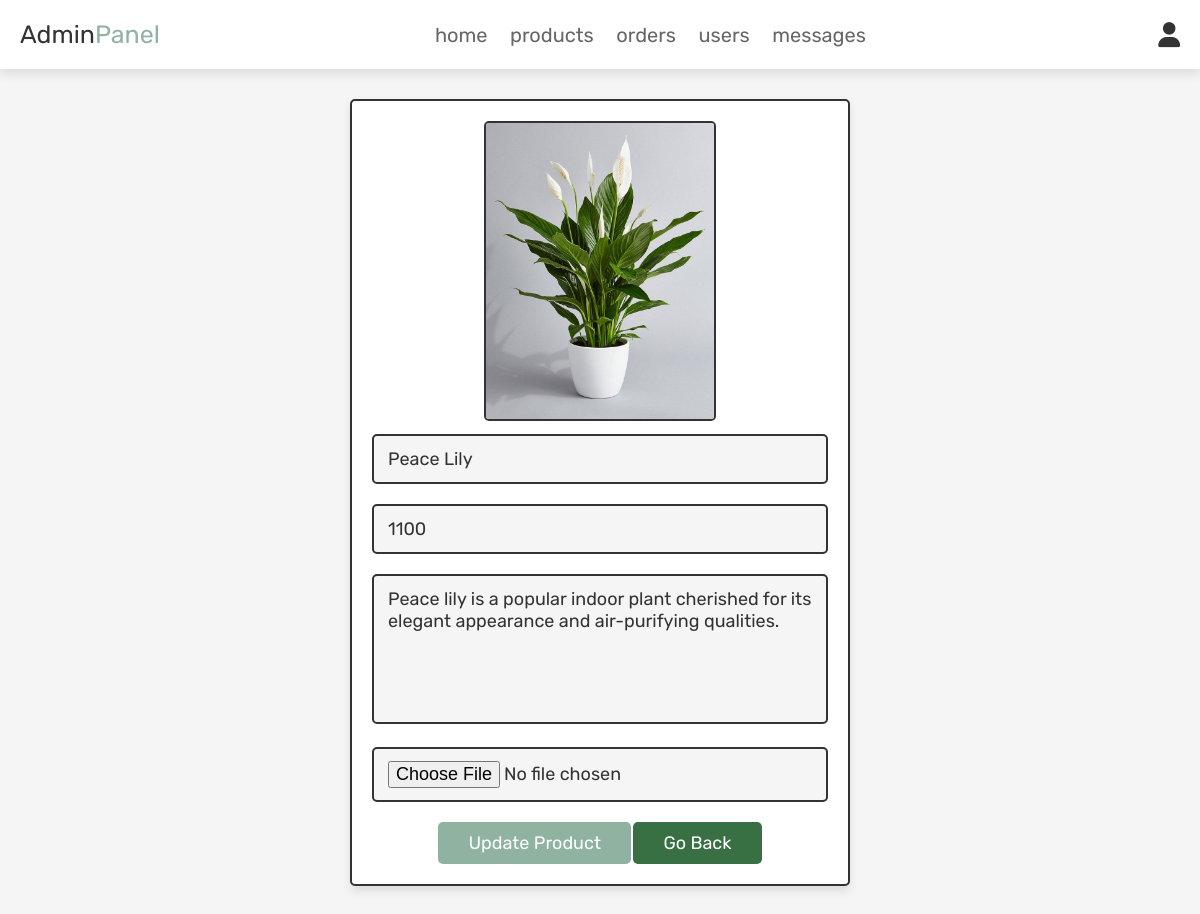
The page /admin_update_product.php?update=23 (signed in) on the database its author committed.
### tables this page shows
CREATE TABLE `products` (
  `id` int(100) NOT NULL,
  `name` varchar(100) NOT NULL,
  `details` varchar(500) NOT NULL,
  `price` int(100) NOT NULL,
  `image` varchar(100) NOT NULL
);

### admin_update_product.php (the view, shortened to what this page needs)
<?php
@include 'config.php';
?>
<!DOCTYPE html>
<html lang="en">
<head>
    <link rel="stylesheet" href="https://cdnjs.cloudflare.com/ajax/libs/font-awesome/6.0.0/css/all.min.css">
    <link rel="stylesheet" href="css/admin_style.css">
</head>
<body>
    <?php @include 'admin_header.php'; ?>
    <section class="update-product">
        <?php
   $update_id = $_GET['update'];
   $select_products = mysqli_query($conn, "SELECT * FROM `products` WHERE id = '$update_id'") or die('query failed');
   if(mysqli_num_rows($select_products) > 0){
      while($fetch_products = mysqli_fetch_assoc($select_products)){
?>
        <form action="" method="post" enctype="multipart/form-data">
            <img src="uploaded_img/<?php echo $fetch_products['image']; ?>" class="image" alt="">
            <input type="text" class="box" value="<?php echo $fetch_products['name']; ?>" required
                placeholder="update product name" name="name">
            <input type="number" min="0" class="box" value="<?php echo $fetch_products['price']; ?>" required
                placeholder="update product price" name="price">
            <textarea name="details" class="box" required placeholder="update product details" cols="30"
                rows="10"><?php echo $fetch_products['details']; ?></textarea>
            <input type="file" accept="image/jpg, image/jpeg, image/png" class="box" name="image">
            <input type="submit" value="update product" name="update_product" class="btn">
            <a href="admin_products.php" class="option-btn">Go back</a>
        </form>
        <?php
      }
   }else{
      echo '<p class="empty">no update product selected</p>';
   }
?>
    </section>
</body>
</html>

### css/admin_style.css (style rules this page uses)
:root { --pink:#e84393; --darkgreen: #387044; --red:#c0392b; --orange:#f39c12; --black:#333; --white:#fff; --light-color:#666; --light-white:#ccc; --light-bg:#f5f5f5; --border:.2rem solid var(--black); --box-shadow:0 .5rem 1rem rgba(0,0,0,.1); --green: #8FB3A0; }
* { font-family: 'Rubik', sans-serif; margin:0; padding:0; box-sizing: border-box; outline: none; border:none; text-decoration: none; transition:all .2s linear; }
html { font-size: 62.5%; overflow-x: hidden; scroll-behavior: smooth; scroll-padding-top: 6.5rem; }
body { background: var(--light-bg); }
section { padding:3rem 2rem; }
.btn, .delete-btn, .option-btn { display: inline-block; border-radius: .5rem; margin-top: 1rem; font-size: 1.8rem; color:var(--white); cursor: pointer; padding:1rem 3rem; text-transform: capitalize; }
.btn { background-color: var(--green); }
.option-btn { background-color: var(--darkgreen); }
.update-product form { max-width: 50rem; border-radius: .5rem; background-color: var(--white); border:var(--border); padding:2rem; text-align: center; margin:0 auto; box-shadow: var(--box-shadow); }
.update-product form .box { width: 100%; margin:1rem 0; font-size: 1.8rem; color:var(--black); border-radius: .5rem; background-color: var(--light-bg); padding:1.2rem 1.4rem; border:var(--border); }
.update-product form textarea { height: 15rem; resize: none; }
.update-product .image { height: 30rem; border:var(--border); border-radius: .5rem; }

### rows shown on the page
products: image (picture), name "Peace Lily", price "1100", details "Peace lily is a popular indoor plant cherished for its elegant appearance and air-purifying qualities."
